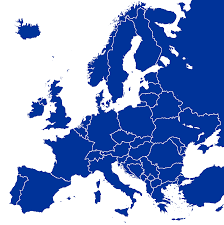
#> input picture PROBLEMES/problemes 1/img/map.png, 224 x 225 px
$ jupyter execute --allow-errors 'problemes (GRAFS).ipynb'
#> lines starting #> are read from the running program, lines starting #| are printed output that depends on the picture; after the words box and inside, x2 and y2 are one past the last pixel; in counts of white or black regions, pixels touching at a corner belong together
<div style="padding:30px; color: white; background-color: #0071CD">
<center>
</img>
<center>
<h1>Algorísmica Avançada</h1>
<h2>Algorismes sobre grafs</h2>
</center>
</div>

[cell 1]
from IPython.display import display, HTML
display(HTML("<style>.container { width:100% !important; }</style>"))

[cell 2]
import matplotlib.pylab as plt
import numpy as np
import random

## Recordatori: DFS

[cell 3]
def dfs(G, visited, current_node):
    # Versió recursiva del DFS.

    # Si el node actual no està visitat, l'afegim
#> called with current_node = 0
    if current_node not in visited:
        print(current_node, end=' ')
        visited.add(current_node)

        # Per a cada veí del node actual, cridem de nou a la funció DFS per seguir visitant
        for nei in G.neighbors(current_node):
            dfs(G, visited, nei)

[cell 4]
import networkx as nx
G = nx.random_geometric_graph(10, 3)

print('DFS: ',end='')
dfs(G, set(), 0)

plt.figure(figsize=(2, 2))
#> (this line was passed over: IPython is not available in this run)
nx.draw(G, with_labels=True)
#> (this line was passed over: IPython is not available in this run)

## Component connexa

Sigui $G$ un graf, una __component connexa__ és un subgraf $S\subset G$ tal que, per a dos nodes qualsevols de $S$, existeix un camí dins de $S$ que els connecta i per a qualsevol parella de nodes de $G$ on $n_1\in S$, $n_2\notin S$, no existeix un camí entre $n_1$ i $n_2$.

Observeu l'exemple següent. Aquest graf té tres compoenents connexes:

# Problema 1
Donat un graf, escriu un algorisme que retorni el nombre de components connexes que conté i una llista de llistes amb tots els nodes de cada component connexa.

[cell 5]
def dfs_connected_components(G, visited, current_node, llista):
    # Versió recursiva del DFS.

    # Si el node actual no està visitat, l'afegim a la llista de la component connexa i lo marquem com visitat
    if current_node not in visited:
        llista.append(current_node)
        visited.add(current_node)
        # Per a cada veí del node actual, cridem de nou a la funció per seguir visitant
        for nei in G.neighbors(current_node):
            dfs_connected_components(G, visited, nei, llista)

[cell 6]
def connected_components(G):
    numComponents = 0
    visited = set()
    finalPrint = []

    nodes = list(G.nodes)

    #visitem cada node del graf
    for current_node in nodes:
        #si aquest node no esta visitad es que hem trobat nova component conexa
        if current_node not in visited:
            llista = []
            #cridem la funció auxiliar i afegim els valors a les variables resultat (+1 num.Comp. i llista de nodes)
            dfs_connected_components(G, visited, current_node, llista)
            numComponents += 1
            finalPrint.append(llista)

    print(f'( {numComponents} , {finalPrint})')

[cell 7]
G = nx.Graph([(1,2),(2,3),(3,4),(4,1),(5,6),(6,7),(7,8),(9,10),(10,11),(11,12),(11,13),(13,14),(14,10)])
plt.figure(figsize=(3, 2))
#> (this line was passed over: IPython is not available in this run)
nx.draw(G, pos=nx.kamada_kawai_layout(G), with_labels=True)
#> (this line was passed over: IPython is not available in this run)

print(connected_components(G))

## Grafs bipartits

Diem que un graf és __bipartit__ si podem separar els seus nodes en dos grups de manera que els nodes del primer grup només tinguin arestes cap a nodes del segon grup (i viceversa). És a dir, que no existeixin arestes que connectin nodes d'un mateix grup:

Networkx ens permet generar grafs bipartits aleatoris utilitzant la funció `random_graph()` del mòdul _bipartite_. Aquesta funció rep tres paràmetres $n, m, p$ on:
- $n$ és el nombre de nodes del primer grup.
- $m$ és el nombre de nodes del segon grup.
- $p$ és la probabilitat de creació d'arestes (0 per no crear-ne cap i 1 per crear-les totes).

La visualització següent mostra el mateix graf usant dos _layouts_ diferents. La primera figura mostra el layout per defecte on no és fàcil veure si el graf és bipartit o no. En el segon, podem veure clarament els dos grups i com les arestes no connecten nodes d'un mateix grup.

[cell 8]
# Generem un graf bipartit connectat (tots els nodes tenen com a mínim una aresta associada)
G = nx.algorithms.bipartite.random_graph(5,7,0.6)
while not nx.is_connected(G):
    G = nx.algorithms.bipartite.random_graph(5,7,0.6)

top = nx.bipartite.sets(G)[0]
posbi = nx.bipartite_layout(G, top)

# Mostrem el mateix graf de dues formes diferents
#> (the rest of this cell did not finish here and is left out)

# Problema 2
Implementeu un algorisme per a determinar si un graf és bipartit. Assumirem que el graf està connectat (entre dos nodes qualsevols sempre existeix un camí) i és NO dirigit.

- Podeu utilitzar el diccionari intern de cada node per a guardar-hi informació: <br>$G.nodes[idx][clau]$ on $idx$ és l'index del node i $clau$ és qualsevol paraula que identifica l'atribut del node.
- Podeu usar la funcio 'neighbors' per a retornar els veïns d'un node.
- Per a que sigui més senzill, definiu una funció auxiliar que es basi en el DFS per a fer la cerca.

[cell 9]
# Generem un graf bipartit
# En aquest problema, ens assegurem que el graf generat no tingui nodes aïllats
G_bi = nx.algorithms.bipartite.random_graph(5,7,0.6)
while not nx.is_connected(G):
    G_bi = nx.algorithms.bipartite.random_graph(5,7,0.6)

# Al crear un graf bipartit, es crea un atribut anomenat 'bipartite' que pren valors 0 i 1. Els eliminem ja que no els usarem en la nostra solució
for n in G_bi.nodes():
    del G_bi.nodes[n]['bipartite']

[cell 10]
# Generem un graf NO bipartit
G_geo = nx.random_geometric_graph(10, 3)

#> (a cell that did not finish here is left out)

[cell 12]
def dfs_paint(G, node_actual, color):

    # Comprovem si ja hem visitat el node actual n, igual que abans
    # Li assignem un color en cas que no ho haguem fet encara
    if 'color' not in G.nodes[node_actual]:
        G.nodes[node_actual]['color'] = color

        # Per cada veí del node, si ja està pintat, comprovem si son o no del mateix color.
        # Si ho son, ja hem acabat i l'algorisme ha de retornar False
        for nei in G.neighbors(node_actual):
            if 'color' in G.nodes[nei]: # Comprovem si el veí està visitat
                if G.nodes[nei]['color'] == G.nodes[node_actual]['color']: # Comprovem si són del mateix color
                    return False

            # Si el veí no està visitat, l'explorem.
            # Observeu que al cridar aquesta funció estem comprovant si retornarà False.
            # En cas que sigui així, hem d'acabar l'execució
            elif not dfs_paint(G, nei, color * (-1)): # És a dir
                return False

    return True

def es_bipartit(G):
    # Agafem un node qualsevol, en aquest cas estem triant el primer de la llista
    n = list(G.nodes())[-1]

    # Apliquem DFS per assignar els grups, començant per assignar-li el grup 1 al primer node
    return dfs_paint(G,n,1)

[cell 13]
print(es_bipartit(G_bi.copy()))
print(es_bipartit(G_geo.copy()))

# Problema 3
Donada una matriu binària (que només conté zeros i uns) i una casella inicial que conté un 1, implementeu una funció que retorni quants uns són visitables suposant que només ens podem moure cap amunt, cap avall o cap als dos costats.

Només podem visitar les caselles que contenen uns.

[cell 14]
import queue

def visitable_cells(M, init):
    x, y = init
    assert M[x][y] == 1 #si rep una posició incial que no es 1, saltarà un error

    # Variables
    count = 0
    visited = []
    fila_max = len(M)-1
    column_max  = len(M[0])-1
    cola = queue.Queue()

    # Ens basarem al recorregut BFS, desde l'inici cap al 1 més llunyà.
    visited.append((x,y))
    cola.put((x,y))

    #   S'acaba l'algorisme quan la cua esta buida (no hi ha mes posicions a visitar)
    while not cola.empty():
        x,y = cola.get()
        count += 1

        # Estem en posició nova de la matriu per ordre de cua, veiem a que 1's podem acedir (afegim aquella posicio a la cua).
        if x == 0:
            if M[x+1][y]==1:
                if (x+1,y) not in visited:
                    visited.append((x+1,y))
                    cola.put((x+1,y))
            if y == 0:
                if M[x][y+1]==1:
                    if (x,y+1) not in visited:
                        visited.append((x,y+1))
                        cola.put((x,y+1))
            elif y == column_max:
                if M[x][y-1]==1:
                    if (x,y-1) not in visited:
                        visited.append((x,y-1))
                        cola.put((x,y-1))
            else:
                if M[x][y-1]==1:
                    if (x,y-1) not in visited:
                        visited.append((x,y-1))
                        cola.put((x,y-1))
                if M[x][y+1]==1:
                    if (x,y+1) not in visited:
                        visited.append((x,y+1))
                        cola.put((x,y+1))

        elif x == fila_max:
            if M[x-1][y]==1:
                if (x-1,y) not in visited:
                    visited.append((x-1,y))
                    cola.put((x-1,y))
            if y == 0:
                if M[x][y+1]==1:
                    if (x,y+1) not in visited:
                        visited.append((x,y+1))
                        cola.put((x,y+1))
            elif y == column_max:
                if M[x][y-1]==1:
                    if (x,y-1) not in visited:
                        visited.append((x,y-1))
                        cola.put((x,y-1))
            else:
                if M[x][y-1]==1:
                    if (x,y-1) not in visited:
                        visited.append((x,y-1))
                        cola.put((x,y-1))
                if M[x][y+1]==1:
                    if (x,y+1) not in visited:
                        visited.append((x,y+1))
                        cola.put((x,y+1))
        else:
            if M[x-1][y]==1:
                if (x-1,y) not in visited:
                    visited.append((x-1,y))
                    cola.put((x-1,y))
            if M[x+1][y]==1:
                if (x+1,y) not in visited:
                    visited.append((x+1,y))
                    cola.put((x+1,y))

            if y == 0:
                if M[x][y+1]==1:
                    if (x,y+1) not in visited:
                        visited.append((x,y+1))
                        cola.put((x,y+1))
            elif y == column_max:
                if M[x][y-1]==1:
                    if (x,y-1) not in visited:
                        visited.append((x,y-1))
                        cola.put((x,y-1))
            else:
                if M[x][y-1]==1:
                    if (x,y-1) not in visited:
                        visited.append((x,y-1))
                        cola.put((x,y-1))
                if M[x][y+1]==1:
                    if (x,y+1) not in visited:
                        visited.append((x,y+1))
                        cola.put((x,y+1))
    return count

[cell 15]
M = [[0, 1, 1, 1, 0, 1, 0, 0, 0, 0],
    [1, 1, 0, 1, 1, 1, 1, 1, 0, 0],
    [0, 1, 1, 1, 1, 1, 1, 1, 1, 0],
    [1, 0, 0, 1, 0, 1, 0, 0, 1, 1],
    [0, 0, 0, 0, 1, 0, 0, 1, 0, 0],
    [1, 0, 1, 0, 0, 1, 1, 0, 1, 1],
    [1, 1, 0, 1, 1, 1, 1, 0, 0, 1],
    [0, 1, 1, 0, 0, 0, 0, 0, 0, 1],
    [0, 1, 0, 1, 1, 1, 1, 1, 0, 0],
    [0, 0, 1, 0, 1, 1, 0, 1, 1, 1]]
init = (1, 1)

for m in M:
    print(m)

visit = visitable_cells(M, init)
print(f"Des de la cel·la {init} es poden visitar {visit} cel·les")

# Flood Fill

L'algorisme __Flood Fill__ (algorisme d'emplenat) és usat per múltiples editors d'imatges com ara __Paint__, __Gimp__ o __Photoshop__ en l'eina __Pot de Pintura (Paint bucket)__ o __Bareta màgica (Magic Wand)__. Aquesta eina, ens permet seleccionar un punt de la imatge (node inicial) del qual se n'agafa el color. A continuació, s'expandeix a tots els nodes veïns del mateix color fins a seleccionar la màxima àrea possible.

Considerant una imatge com un graf on els nodes veïns de cada pixel són els que toquen amb ell, podem aplicar l'algorisme DFS per a implementar el Flood Fill.

# Problema 4
Implementeu l'algorimse <b>Flood Fill</b>. Podeu usar altres imatges per a provar el vostre algorisme. Tingueu en compte que les imatges no poden ser gaire grans ja que se superarien el nombre de recursions que Jupyter permet.

Els següents passos us poden servir de guia:

És un algorimse recursiu ja que cada hem d'anar expandint nodes (píxels) mentre que el color sigui el mateix. Comença definint la condició de parada.
Per a cada píxel, qui són els seus veïns? Tots els píxels tenen el mateix nombre de veïns?

<b>EXTRA</b>: Modifiqueu l'algorísme afegint un nou paràmetre de tolerància entre colors. Podeu fer servir la funció següent per a calcular la distància entre dos colors:

[cell 16]
import math
def color_distance(color1, color2):
    # Defineix la distància euclidiana entre dos vectors: 'color1', 'color2'
    return math.sqrt(sum([(c1-c2)**2 for c1, c2 in zip(color1, color2)]))

[cell 17]
import sys
# Aquesta instrucció ens permet augmentar el límit de recursions permeses
sys.setrecursionlimit(int(1e9))

[cell 18]
from PIL import Image

# Obrim una imatge
image = Image.open('img/map.png').convert('RGB')
#> image is the input picture: PIL image 224x225 RGB; mean R, G, B 133.4, 155.5, 205.1
width, height = image.size
#> width = 224; height = 225

# Podeu aplicar un factor de reescalat si la imatge és gran
resize_val = 0.5
image = image.resize((int(width*resize_val),int(height*resize_val)))
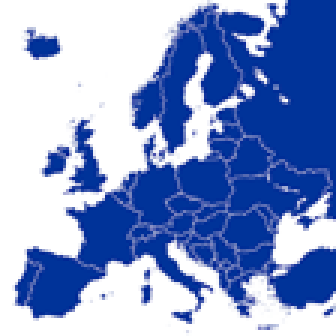
#> image: PIL image 112x112 RGB (shown 3 times larger); mean R, G, B 133.6, 155.2, 205

[cell 19]
data = np.array(image)
plt.figure(figsize=(2, 2))
#> (this line was passed over: IPython is not available in this run)
plt.imshow(data)
#> (this line was passed over: IPython is not available in this run)
plt.show()

[cell 20]
import math
def color_distance(color1, color2):
    # Defineix la distància euclidiana entre dos vectors: 'color1', 'color2'
    return math.sqrt(sum([(c1-c2)**2 for c1, c2 in zip(color1, color2)]))

def flood_fill(matrix, start_x, start_y, new_color):
    # Dimensions de la imatge
    width = len(matrix)
    height = len(matrix[0])

    def fill(x,y,start_color,color_to_update):
        # Condició de parada: Verifica si el píxel está dins dels límits de la matiu
        if x < 0 or x >= width or y < 0 or y >= height:
            return
        # Condició de parada: Verifica si el color del píxel al que estem es diferent al del color inicial
        if color_distance(matrix[x][y], start_color) > 0:
            return

        # Actualiza lo color del píxel
        matrix[x][y] = color_to_update
        # Acrualitzem veïns recursivament
        fill(x + 1, y, start_color, color_to_update)
        fill(x - 1, y, start_color, color_to_update)
        fill(x, y + 1, start_color, color_to_update)
        fill(x, y - 1, start_color, color_to_update)


    start_color = matrix[start_x][start_y].copy() # Agafem el color de la zona seleccionada
    fill(start_x,start_y,start_color,new_color)   # Fem la primera crida a l'algorisme amb el node inicial


newdata = data.copy()             # Fem una còpia per no modificar la 'data' actual
newcolor = [255,255,0]            # Color (RGB) que usarem per pintar. Són tres valors de 0 a 255. (RGB = Red, Green, Blue)
startpoint = (0, len(newdata)-1)  # Cantonada superior dreta
#> startpoint = (0, 111)

flood_fill(newdata, startpoint[0], startpoint[1], newcolor)
#> in flood_fill, `width = len(matrix)`: width = 112
#> in flood_fill, `start_color = matrix[start_x][start_y].copy()`: start_color = [0, 51, 153]
#> in fill (call 2), `matrix[x][y] = color_to_update`: matrix: shape (112, 112, 3); mean R, G, B 133.7, 155.2, 204.9
#> in fill (call 3), `matrix[x][y] = color_to_update`: matrix: shape (112, 112, 3); mean R, G, B 133.7, 155.2, 204.9
#> in fill (call 4), `matrix[x][y] = color_to_update`: matrix: shape (112, 112, 3); mean R, G, B 133.7, 155.2, 204.9
#> in fill (call 5), `matrix[x][y] = color_to_update`: matrix: shape (112, 112, 3); mean R, G, B 133.7, 155.3, 204.9
#> in fill (call 6), `matrix[x][y] = color_to_update`: matrix: shape (112, 112, 3); mean R, G, B 133.8, 155.3, 204.9
#> in fill (call 7), `matrix[x][y] = color_to_update`: matrix: shape (112, 112, 3); mean R, G, B 133.8, 155.3, 204.9
#> in fill (call 8), `matrix[x][y] = color_to_update`: matrix: shape (112, 112, 3); mean R, G, B 133.8, 155.3, 204.9
#> in fill (call 9), `matrix[x][y] = color_to_update`: matrix: shape (112, 112, 3); mean R, G, B 133.8, 155.3, 204.8
#> in fill (call 10), `matrix[x][y] = color_to_update`: matrix: shape (112, 112, 3); mean R, G, B 133.8, 155.3, 204.8
#> in fill (call 11), `matrix[x][y] = color_to_update`: matrix: shape (112, 112, 3); mean R, G, B 133.9, 155.4, 204.8
#> in fill (call 12), `matrix[x][y] = color_to_update`: matrix: shape (112, 112, 3); mean R, G, B 133.9, 155.4, 204.8
#> in fill (call 13), `matrix[x][y] = color_to_update`: matrix: shape (112, 112, 3); mean R, G, B 133.9, 155.4, 204.8
#> in fill (call 14), `matrix[x][y] = color_to_update`: matrix: shape (112, 112, 3); mean R, G, B 133.9, 155.4, 204.8
#> in fill (call 15), `matrix[x][y] = color_to_update`: matrix: shape (112, 112, 3); mean R, G, B 133.9, 155.4, 204.8
#> in fill (call 16), `matrix[x][y] = color_to_update`: matrix: shape (112, 112, 3); mean R, G, B 134, 155.4, 204.8
#> in fill (call 17), `matrix[x][y] = color_to_update`: matrix: shape (112, 112, 3); mean R, G, B 134, 155.5, 204.7
#> in fill (call 18), `matrix[x][y] = color_to_update`: matrix: shape (112, 112, 3); mean R, G, B 134, 155.5, 204.7
#> in fill (call 19), `matrix[x][y] = color_to_update`:
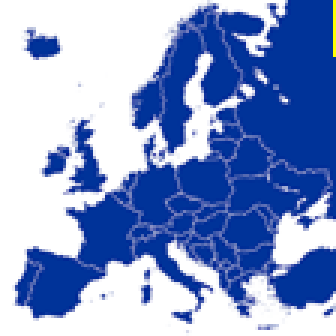
#> matrix: shape (112, 112, 3) (shown 3 times larger); mean R, G, B 134, 155.5, 204.7
#> in fill (call 20), `matrix[x][y] = color_to_update`: matrix: shape (112, 112, 3); 0.01% of pixels changed, all inside (x1, y1, x2, y2) = (111, 19, 112, 20)
#> in fill (call 21), `matrix[x][y] = color_to_update`: matrix: shape (112, 112, 3); mean R, G, B 134.1, 155.5, 204.7
#> in fill (call 22), `matrix[x][y] = color_to_update`: matrix: shape (112, 112, 3); mean R, G, B 134.1, 155.5, 204.7
#> in fill (call 23), `matrix[x][y] = color_to_update`: matrix: shape (112, 112, 3); mean R, G, B 134.1, 155.5, 204.7
#> in fill (call 24), `matrix[x][y] = color_to_update`: matrix: shape (112, 112, 3); mean R, G, B 134.1, 155.6, 204.7
#> in fill (call 25), `matrix[x][y] = color_to_update`: matrix: shape (112, 112, 3); mean R, G, B 134.1, 155.6, 204.7
#> in fill (call 26), `matrix[x][y] = color_to_update`: matrix: shape (112, 112, 3); mean R, G, B 134.2, 155.6, 204.6
#> in fill (call 27), `matrix[x][y] = color_to_update`: matrix: shape (112, 112, 3); mean R, G, B 134.2, 155.6, 204.6
#> in fill (call 28), `matrix[x][y] = color_to_update`: matrix: shape (112, 112, 3); mean R, G, B 134.2, 155.6, 204.6
#> in fill (call 29), `matrix[x][y] = color_to_update`: matrix: shape (112, 112, 3); mean R, G, B 134.2, 155.6, 204.6
#> in fill (call 30), `matrix[x][y] = color_to_update`: matrix: shape (112, 112, 3); mean R, G, B 134.2, 155.7, 204.6
#> in fill (call 31), `matrix[x][y] = color_to_update`: matrix: shape (112, 112, 3); mean R, G, B 134.3, 155.7, 204.6
#> in fill (call 32), `matrix[x][y] = color_to_update`: matrix: shape (112, 112, 3); mean R, G, B 134.3, 155.7, 204.6
#> in fill (call 33), `matrix[x][y] = color_to_update`: matrix: shape (112, 112, 3); mean R, G, B 134.3, 155.7, 204.6
#> in fill (call 34), `matrix[x][y] = color_to_update`: matrix: shape (112, 112, 3); mean R, G, B 134.3, 155.7, 204.5
#> in fill (call 35), `matrix[x][y] = color_to_update`: matrix: shape (112, 112, 3); mean R, G, B 134.3, 155.7, 204.5
#> in fill (call 36), `matrix[x][y] = color_to_update`: matrix: shape (112, 112, 3); mean R, G, B 134.4, 155.8, 204.5
#> in fill (call 37), `matrix[x][y] = color_to_update`: matrix: shape (112, 112, 3); mean R, G, B 134.4, 155.8, 204.5
#> in fill (call 38), `matrix[x][y] = color_to_update`:
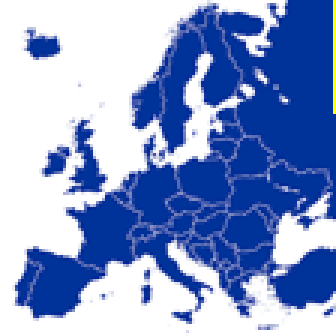
#> matrix: shape (112, 112, 3) (shown 3 times larger); mean R, G, B 134.4, 155.8, 204.5
#> in fill (call 39), `matrix[x][y] = color_to_update`: matrix: shape (112, 112, 3); 0.01% of pixels changed, all inside (x1, y1, x2, y2) = (111, 38, 112, 39)
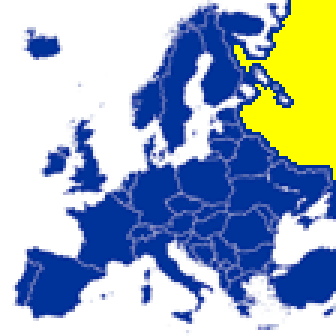
#> newdata: shape (112, 112, 3) (shown 3 times larger); 9.74% of pixels changed, all inside (x1, y1, x2, y2) = (78, 0, 112, 60)

plt.figure(figsize=(2, 2))
#> (this line was passed over: IPython is not available in this run)
plt.imshow(newdata)
plt.show()
